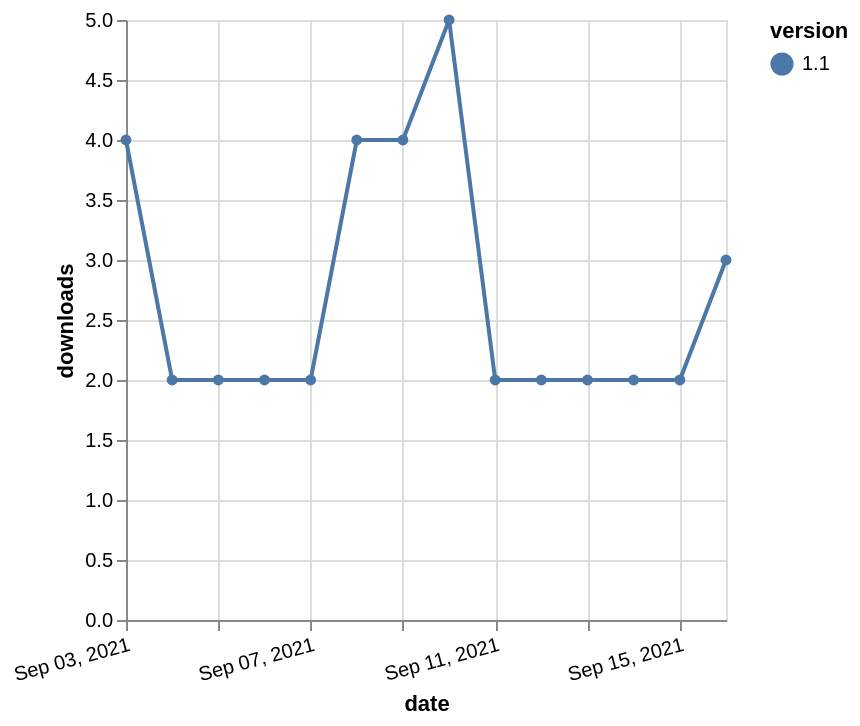

The Vega-Lite source for this figure:
### Vega-Lite specification from a JSON file in a GitHub repository (floating-point values rounded to 4 significant figures)
{"$schema": "https://vega.github.io/schema/vega-lite/v5.json", "description": "A simple bar chart with embedded data.", "data": {"values": [{"date": "2021-09-03", "total": 3334, "delta": 4, "version": "1.1"}, {"date": "2021-09-04", "total": 3336, "delta": 2, "version": "1.1"}, {"date": "2021-09-05", "total": 3338, "delta": 2, "version": "1.1"}, {"date": "2021-09-06", "total": 3340, "delta": 2, "version": "1.1"}, {"date": "2021-09-07", "total": 3342, "delta": 2, "version": "1.1"}, {"date": "2021-09-08", "total": 3346, "delta": 4, "version": "1.1"}, {"date": "2021-09-09", "total": 3350, "delta": 4, "version": "1.1"}, {"date": "2021-09-10", "total": 3355, "delta": 5, "version": "1.1"}, {"date": "2021-09-11", "total": 3357, "delta": 2, "version": "1.1"}, {"date": "2021-09-12", "total": 3359, "delta": 2, "version": "1.1"}, {"date": "2021-09-13", "total": 3361, "delta": 2, "version": "1.1"}, {"date": "2021-09-14", "total": 3363, "delta": 2, "version": "1.1"}, {"date": "2021-09-15", "total": 3365, "delta": 2, "version": "1.1"}, {"date": "2021-09-16", "total": 3368, "delta": 3, "version": "1.1"}]}, "width": "container", "mark": {"type": "line", "point": {"filled": true}}, "encoding": {"x": {"field": "date", "type": "temporal", "timeUnit": "yearmonthdate", "title": "date", "axis": {"labelAngle": -15}}, "y": {"field": "delta", "type": "quantitative", "title": "downloads"}, "color": {"field": "version", "type": "nominal"}, "tooltip": {"field": "delta"}}}
